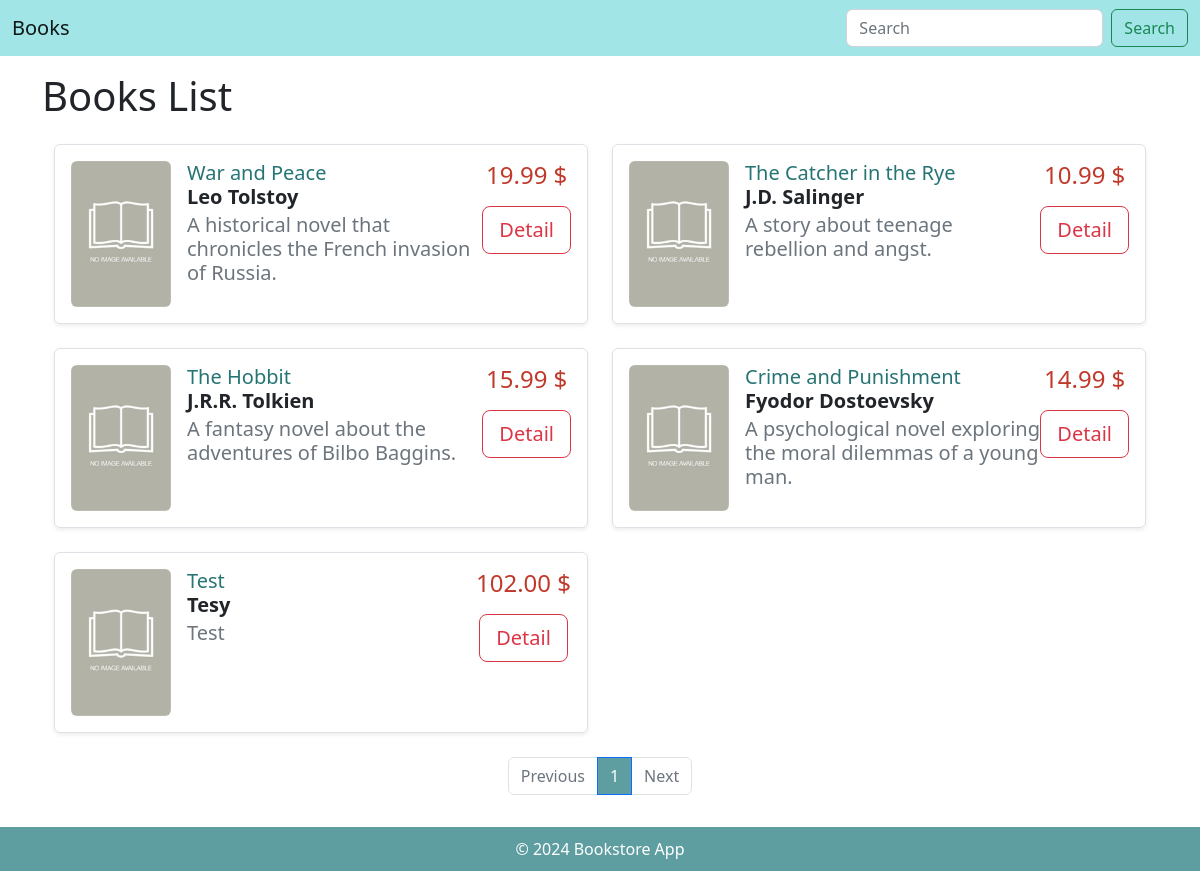
Before: /?page=2 with the older database file.
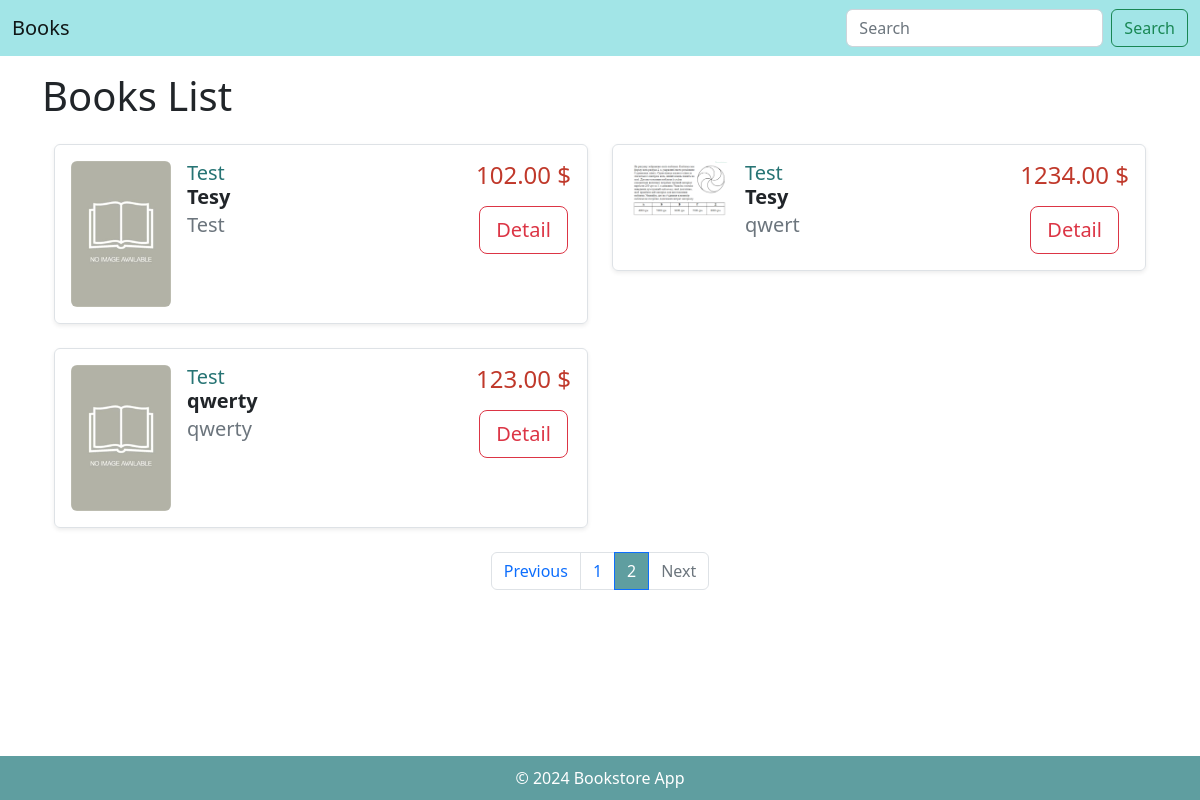
After: the same page with the newer database file.
### books/models.py (models this page shows, shortened)
class Book(models.Model):
    title = models.CharField(max_length=200)
    author = models.CharField(max_length=100)
    description = models.TextField()
    year = models.IntegerField()
    price = models.DecimalField(max_digits=10, decimal_places=2)
    number_of_pages = models.IntegerField(default=0)
    genre=models.CharField(max_length=100, default='Other')
    language = models.CharField(max_length=100, blank=True)
    edition=models.CharField(max_length=200, blank=True)
    translator=models.CharField(max_length=100, blank=True)
    cover = models.ImageField(upload_to='covers/', default='covers/default.jpg')

### books/views.py (the view)
# urls.py: path("", views.list, name='list_books'),
def list(request):
    books = Book.objects.all()
    paginator = Paginator(books, 5)
    page_number = request.GET.get('page')
    page_obj = paginator.get_page(page_number)
    return render(request, 'list_book.html', {'books': page_obj})

### books/templates/list_book.html (shortened to what this page needs)
{% extends "layout_book.html" %}
{% block header %}Books List{% endblock %}
{% block content %}
<div class="container mt-4">
    <div class="row">
        {% for book in books %}
        <div class="col-md-6 mb-4">
            <div class="d-flex border rounded p-3 shadow-sm">
                <div class="me-3">
                    {% if book.cover %}
                        <img src="{{ book.cover.url }}" alt="{{ book.title }}" class="img-fluid rounded" style="max-width: 100px; max-height: 150px;">
                    {% else %}
                        <img src="/media/covers/default.jpg" alt="Default Cover" class="img-fluid rounded" style="max-width: 100px; max-height: 150px;">
                    {% endif %}
                </div>
                <div class="flex-grow-1">
                    <h5 class="mb-1">
                        <a href="{% url 'detail_book' book.id %}" class="text-decoration-none" style="color: rgb(39, 116, 116)">
                            {{ book.title }}
                        </a>
                    <p class="mb-1"><strong>{{ book.author }}</strong></p>
                    <p class="text-muted mb-1">
                        {{ book.description|truncatewords:30 }}
                    </p>
                </div>
                <div class="text-center">
                    <p class="h4 mb-3" style="color:#c0392b;">{{ book.price }} $</p>
                    <a href="{% url 'detail_book' book.id %}" class="btn btn-outline-danger btn-lg">
                        Detail
                    </a>
                </div>
            </div>
        </div>
        {% endfor %}
    </div>
    <nav aria-label="Page navigation example">
        <ul class="pagination justify-content-center">
            {% if books.has_previous %}
            <li class="page-item">
                <a class="page-link" href="?page=1" aria-label="First">Previous</a>
            </li>
            {% else %}
            <li class="page-item disabled">
                <a class="page-link" href="#">Previous</a>
            </li>
            {% endif %}
            {% for page_num in books.paginator.page_range %}
                {% if books.number == page_num %}
                    <li class="page-item active">
                        <a class="page-link" style="background-color: cadetblue;" href="#">{{ page_num }}</a>
                    </li>
                {% else %}
                    <li class="page-item">
                        <a class="page-link" href="?page={{ page_num }}">{{ page_num }}</a>
                    </li>
                {% endif %}
            {% endfor %}
            {% if books.has_next %}
            <li class="page-item">
                <a class="page-link" href="?page={{ books.next_page_number }}" aria-label="Next">Next</a>
            </li>
            {% else %}
            <li class="page-item disabled">
                <a class="page-link" href="#">Next</a>
            </li>
            {% endif %}
        </ul>
    </nav>
</div>
{% endblock %}

Changed rows visible on the page:
no longer on this page (row edited): Book: title "War and Peace", author "Leo Tolstoy", description "A historical novel that chronicles the French invasion of Russia.", price "19.99"
no longer on this page (row edited): Book: title "The Catcher in the Rye", author "J.D. Salinger", description "A story about teenage rebellion and angst.", price "10.99"
no longer on this page (row edited): Book: title "The Hobbit", author "J.R.R. Tolkien", description "A fantasy novel about the adventures of Bilbo Baggins.", price "15.99"
no longer on this page (row edited): Book: title "Crime and Punishment", author "Fyodor Dostoevsky", description "A psychological novel exploring the moral dilemmas of a young man.", price "14.99"
added Book: cover (picture), title "Test", author "Tesy", description "qwert", price "1234.00"
added Book: cover (placeholder picture), title "Test", author "qwerty", description "qwerty", price "123.00"
Other visible differences:
list line gone: "1"
new list line: "1"
new list line: "2"
